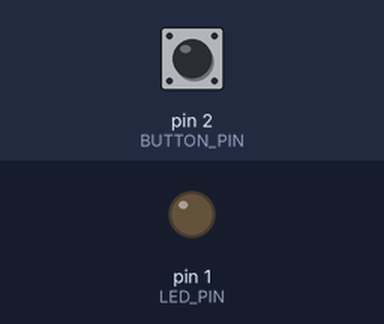
Simulated run of this sketch. Board: Arduino Uno, built with avr-gcc and run on an emulated ATmega328P. On the bench: output pins drawn as LEDs (lit = HIGH). The test bench sets the inputs (shaded band); at power-on: pin 2 (BUTTON_PIN) HIGH.

Above: at 1.2 s.
1.3 s: pin 2 (BUTTON_PIN) pulled LOW for 0.15 s
At 1.37 s:
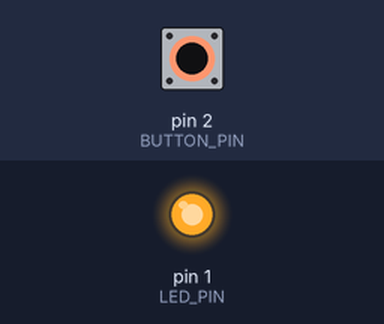
2.9 s: pin 2 (BUTTON_PIN) pulled LOW for 3.2 s
At 6.7 s:
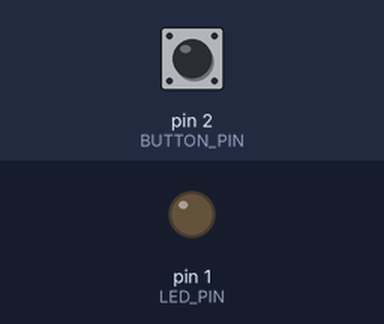
Timing chart, 0 to 8.2 s (numbered marks = the images above; inputs shaded):
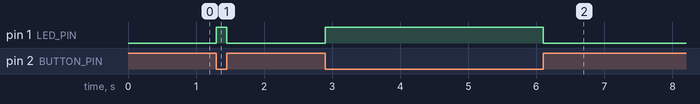

Measured:
- after the input at 1.3 s, pin 1 (LED_PIN): LOW → HIGH at once, → LOW 0.15 s later
- after the input at 2.9 s, pin 1 (LED_PIN): LOW → HIGH at once, → LOW 3.2 s later

The sketch:

main.ino
```cpp
// I/O's  Inputs (Entradas)
// Outputs (Saídas)

//Definição/criação de variaveis
#define BUTTON_PIN 2
#define LED_PIN 1


bool button = 0, led = 0;

//configurações
void setup()   //executada apenas uma vez, logo após o Arduino ser ligado ou resetado
{
    pinMode(BUTTON_PIN,INPUT_PULLUP);
    pinMode(LED_PIN,OUTPUT);
}
//lógica
void loop()   //executada continuamente, repetindo-se em um ciclo infinito
{
    //I/O'S:
    button = !digitalRead(BUTTON_PIN);
    digitalWrite(LED_PIN, led);


    if( button == HIGH ){
       led = 1;
    }
    else{
        led = 0;
    }
}
```
